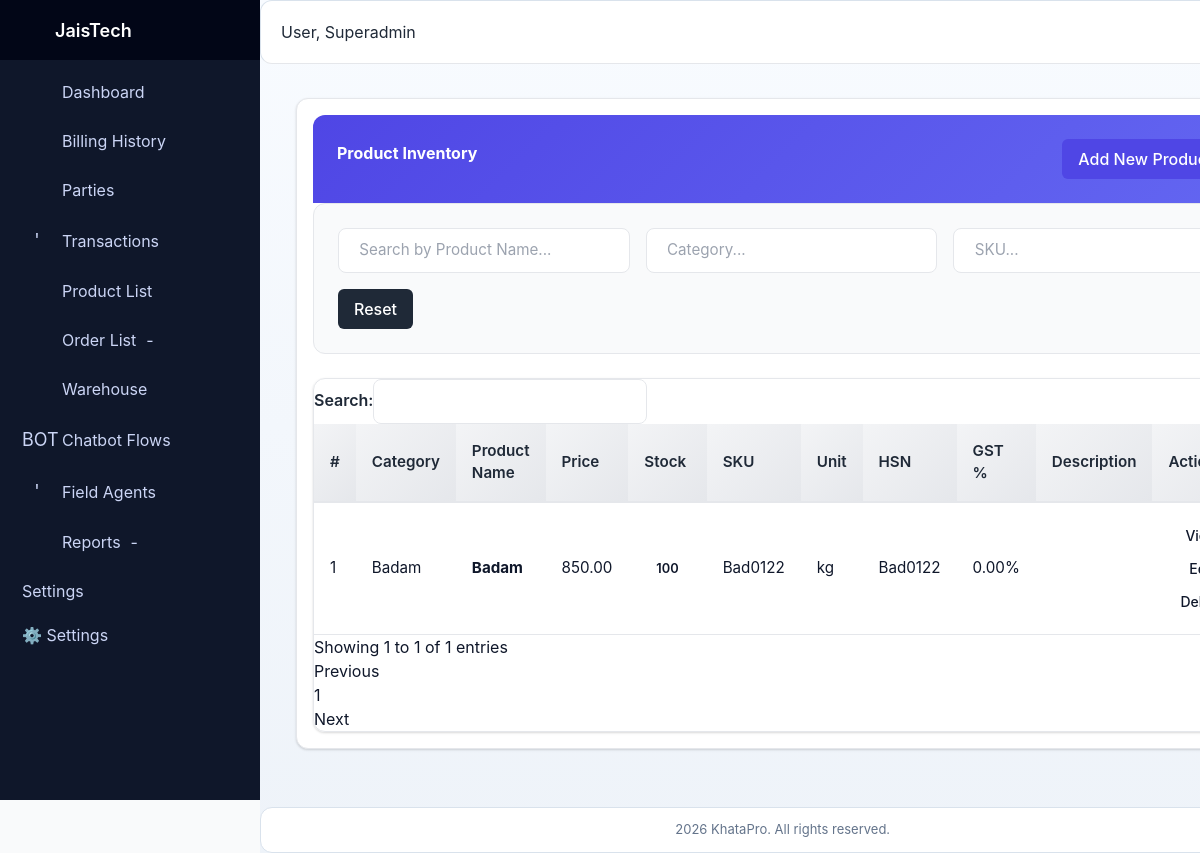
Screenshot of /commerce/products/ (signed in) with the database file from the repository.
### accounts/models.py (models this page shows, shortened)
class User(AbstractUser):
    username = models.CharField(max_length=150, blank=True, null=True)
    mobile = models.CharField(max_length=15, unique=True, blank=True, null=True)
    email = models.EmailField(unique=True)
    email_verified = models.BooleanField(default=False)
    mobile_verified = models.BooleanField(default=False)
    is_social_login = models.BooleanField(default=False)
    is_otp_verified = models.BooleanField(default=False)
    groups = models.ManyToManyField(
        Group,
        related_name="custom_user_set",
        blank=True,
        help_text="Groups this user belongs to.",
        verbose_name="groups",
    )
    user_permissions = models.ManyToManyField(
        Permission,
        related_name="custom_user_permissions_set",
        blank=True,
        help_text="Specific permissions for this user.",
        verbose_name="user permissions",
    )
    USERNAME_FIELD = "email"  # login by email
    REQUIRED_FIELDS = ["username", "mobile"]

### commerce/models.py (models this page shows, shortened)
class Product(models.Model):
    name = models.CharField(max_length=100)
    category = models.ForeignKey(
        Category, on_delete=models.SET_NULL, related_name="products", null=True, blank=True
    )
    price = models.DecimalField(max_digits=10, decimal_places=2)
    stock = models.PositiveIntegerField(default=0)
    sku = models.CharField(max_length=50, unique=True)
    description = models.TextField(blank=True, null=True)
    unit = models.CharField(max_length=50, default="pcs")
    hsn_code = models.CharField(max_length=20, blank=True, null=True)
    gst_rate = models.DecimalField(max_digits=5, decimal_places=2, default=0.0)
    owner = models.ForeignKey(
        settings.AUTH_USER_MODEL,
        on_delete=models.CASCADE,
        related_name="user_products",
        null=True,
        blank=True,
    )

class Category(models.Model):
    owner = models.ForeignKey(
        settings.AUTH_USER_MODEL,
        on_delete=models.CASCADE,
        related_name="categories"
    )
    name = models.CharField(max_length=100)
    description = models.TextField(blank=True, null=True)

### commerce/views.py (the view)
# urls.py: path("products/", views.product_list, name="product_list"),
@login_required
def product_list(request):
    products = Product.objects.select_related("category").all()
    return render(request, "commerce/product_list.html", {
        "products": products
    })

### billing/services.py (called while the page is built, shortened)
def user_has_feature(user, feature_key):
    if user.is_superuser:
        return True

### billing/templatetags/feature_tags.py (called while the page is built)
@register.simple_tag(takes_context=True)
def feature_allowed(context, feature_key):
    user = context.get("request").user
    if not user or not user.is_authenticated:
        return False
    return user_has_feature(user, feature_key)

### system_mode/context_processors.py (called while the page is built)
def system_mode_context(request):
    context = getattr(request, "system_mode_context", None)
    if context is None:
        context = build_request_mode_context(request)
    return {
        "system_mode": context,
        "system_mode_name": context.get("current_mode", "DESKTOP"),
        "system_mode_locked": bool(context.get("is_locked", False)),
        "resolved_system_mode": context.get("resolved_mode", "DESKTOP"),
        "resolved_system_mode_css": context.get("resolved_mode_css", "desktop"),
        "system_route_profile": context.get("route_profile", {}),
    }

### system_mode/models.py (called while the page is built)
    @classmethod
    def get_solo(cls, for_update=False):
        qs = cls.objects
        if for_update:
            qs = qs.select_for_update()
        instance = qs.filter(pk=1).first()
        if instance:
            return instance
        with transaction.atomic():
            locked = cls.objects.select_for_update().filter(pk=1).first()
            if locked:
                return locked
            return cls.objects.create(pk=1, current_mode=cls.Mode.DESKTOP)

### system_mode/services.py (called while the page is built)
def serialize_system_mode(mode_obj: SystemMode) -> dict[str, Any]:
    return {
        "current_mode": mode_obj.current_mode,
        "is_locked": bool(mode_obj.is_locked),
        "updated_by_id": mode_obj.updated_by_id,
        "updated_at": mode_obj.updated_at.isoformat() if mode_obj.updated_at else None,
    }

def get_system_mode_state(force_refresh: bool = False) -> dict[str, Any]:
    if not force_refresh:
        cached = cache.get(CACHE_KEY)
        if cached:
            return cached
    try:
        mode_obj = SystemMode.get_solo()
        payload = serialize_system_mode(mode_obj)
    except OperationalError:
        payload = {
            "current_mode": SystemMode.Mode.DESKTOP,
            "is_locked": False,
            "updated_by_id": None,
            "updated_at": None,
        }
    cache.set(CACHE_KEY, payload, CACHE_TTL_SECONDS)
    return payload

### commerce/templates/commerce/product_list.html (shortened to what this page needs)
{% extends "base.html" %}
{% load static %}
{% block extra_css %}
<link rel="stylesheet" href="{% static 'css/modern-app.css' %}">
{% endblock %}
{% block content %}
<div class="container-fluid product-container">
    <div class="card">
        <div class="card-header">
            <div style="display: flex; justify-content: space-between; align-items: center; width: 100%;">
                <h3 class="mb-0"> Product Inventory</h3>
                <a href="{% url 'commerce:add_product' %}" class="btn btn-primary-small">
                     Add New Product
                </a>
            </div>
        </div>
        <div class="filter-row">
            <input type="text" id="filterName" class="form-control form-control-sm" placeholder=" Search by Product Name..." style="flex: 1;">
            <input type="text" id="filterCategory" class="form-control form-control-sm" placeholder=" Category..." style="flex: 1;">
            <input type="text" id="filterSKU" class="form-control form-control-sm" placeholder=" SKU..." style="flex: 0.5;">
            <button id="resetFilters" class="btn btn-dark-small"> Reset</button>
        </div>
        <div class="card-body" style="padding: 0;">
            <div class="table-responsive">
                <table id="productTable" class="table">
                    <thead>
                        <tr>
                            <th>#</th>
                            <th> Category</th>
                            <th> Product Name</th>
                            <th class="text-right"> Price</th>
                            <th class="text-center"> Stock</th>
                            <th> SKU</th>
                            <th> Unit</th>
                        <th>HSN</th>
                        <th>GST %</th>
                        <th>Description</th>
                        <th class="text-center">Action</th>
                    </tr>
                </thead>
               <tbody>
{% for product in products %}
<tr>
    <td>{{ forloop.counter }}</td>
    <td>{{ product.category.name|default:"" }}</td>
    <td><strong>{{ product.name }}</strong></td>
    <td> {{ product.price }}</td>
    <td>
        {% if product.stock <= 5 %}
            <span class="badge bg-danger">{{ product.stock }}</span>
        {% else %}
            <span class="badge bg-success">{{ product.stock }}</span>
        {% endif %}
    </td>
    <td>{{ product.sku }}</td>
    <td>{{ product.unit }}</td>
    <td>{{ product.hsn_code|default:"" }}</td>
    <td>{{ product.gst_rate }}%</td>
    <td>{{ product.description|truncatewords:8 }}</td>
    <td class="text-center text-nowrap">
        <a href="{% url 'commerce:product_detail' product.id %}" class="btn btn-sm btn-view">View</a>
        <a href="{% url 'commerce:product_edit' product.id %}" class="btn btn-sm btn-edit">Edit</a>
        <a href="{% url 'commerce:product_delete' product.id %}"
           onclick="return confirm('Delete product?')"
           class="btn btn-sm btn-delete">
           Delete
        </a>
    </td>
</tr>
{% endfor %}
</tbody>
            </table>
        </div>
    </div>
</div>
{% endblock %}

### templates/core/base_ui.html (shortened to what this page needs)
{% load static %}
<!DOCTYPE html>
<html lang="en">
<head>
    <link href="https://cdn.jsdelivr.net/npm/bootstrap-icons/font/bootstrap-icons.css" rel="stylesheet">
    <link href="https://cdn.jsdelivr.net/npm/tailwindcss@2.2.19/dist/tailwind.min.css" rel="stylesheet">
    <link rel="stylesheet" href="{% static 'css/dashboard.css' %}">
    <link rel="stylesheet" href="{% static 'css/sidebar.css' %}">
    <link rel="stylesheet" href="{% static 'css/unified-theme.css' %}">
    <link rel="stylesheet" href="{% static 'css/master_ui_system.css' %}">
    <link rel="stylesheet" href="{% static 'css/pc_add_mode.css' %}">
    {% block extra_css %}{% endblock %}
</head>
{% with resolved_system_mode_css|default:'desktop' as mode_css %}
<body class="{{ ui.theme_mode|default:'light' }}{% if hide_sidebar %} no-sidebar{% endif %} {% if mode_css == 'pos' %}mode-pos{% elif mode_css == 'tablet' %}mode-tablet{% elif mode_css == 'mobile' %}mode-mobile{% else %}mode-pc{% endif %}"
      data-system-mode="{{ resolved_system_mode|default:system_mode_name|default:'DESKTOP' }}"
      data-system-mode-locked="{{ system_mode_locked|default:'0' }}">
{% endwith %}
<div class="layout">
    {% if not hide_sidebar %}
        {% include "core/sidebar.html" %}
    {% endif %}
    <div class="main-content">
        <nav class="topbar">
            <span>User, {{ request.user.username }}</span>
        </nav>
        <main class="page-content">
            {% block content %}{% endblock %}
        </main>
        <footer class="footer">
             {% now "Y" %} KhataPro. All rights reserved.
        </footer>
    </div>
</div>
</body>
</html>

### static/css/dashboard.css (style rules this page uses)
* { box-sizing: border-box; }
html, body { margin: 0; padding: 0; height: 100%; font-family: system-ui, -apple-system, Segoe UI, Roboto, Arial, sans-serif; background: #f4f6fb; overflow-x: hidden; }
.main-content { margin-left: 240px; width: 100%; min-height: 100vh; transition: margin-left 0.3s ease; background: #f5f7fb; }
.layout { display: flex; }
.main-content > nav { height: 64px; background: #ffffff; border-bottom: 1px solid #e5e7eb; padding: 0 20px; display: flex; align-items: center; justify-content: space-between; }
.card { background: #ffffff; border-radius: 16px; box-shadow: 0 10px 28px rgba(2,6,23,0.1); padding: 16px; margin-bottom: 20px; }
.card h3 { margin: 0 0 12px; font-size: 16px; font-weight: 700; }
table { width: 100%; border-collapse: collapse; font-size: 14px; }
th, td { padding: 10px 12px; border-bottom: 1px solid #e5e7eb; text-align: left; }
th { color: #475569; font-weight: 600; background: #f8fafc; }
footer { margin-top: auto; padding: 12px; text-align: center; font-size: 13px; color: #64748b; background: #ffffff; border-top: 1px solid #e5e7eb; }

### static/css/sidebar.css (style rules this page uses)
.main-content { margin-left: 260px; transition: margin-left 0.3s ease; }

### static/css/unified-theme.css (style rules this page uses)
:root { --uc-bg: #f4f7fb; --uc-surface: #ffffff; --uc-border: #d9e2ec; --uc-text: #12263a; --uc-muted: #5f6c7b; --uc-brand: #0b6bcb; --uc-brand-2: #0f9d7a; --uc-danger: #c03b3b; --uc-warning: #b7791f; }
body { background: var(--uc-bg); color: var(--uc-text); }
.main-content { background: linear-gradient(180deg, #f8fbff, #eef3f9); }
.topbar, .footer { background: var(--uc-surface); border: 1px solid var(--uc-border); border-radius: 12px; }
.page-content > .container, .page-content > .container-fluid { max-width: 1400px; }

### static/css/master_ui_system.css (style rules this page uses)
:root { --ui-primary: #123a8f; --ui-primary-dark: #0f2f73; --ui-secondary: #f58b1f; --ui-secondary-dark: #d97108; --ui-danger: #c03b3b; --ui-outline: #64748b; --ui-surface: #ffffff; --ui-surface-soft: #f4f7fc; --ui-border: #d8e0ee; --ui-text: #0f172a; --ui-muted: #475569; --ui-radius: 6px; --ui-shadow: 0 10px 26px rgba(15, 23, 42, 0.08); }
.page-content { color: var(--ui-text); padding: 10px 12px; }
.page-content .btn, .page-content button, .page-content input[type="submit"], .page-content input[type="button"] { border-radius: var(--ui-radius) !important; }

### rows the page displays
User: user.username "Superadmin"
Product: category.name "Badam", name "Badam", price "850.00", stock "100", sku "Bad0122", unit "kg", hsn_code "Bad0122", gst_rate "0.00"

### other values shown
{{ company.company_name|default:"JaisTech" }} "JaisTech"
